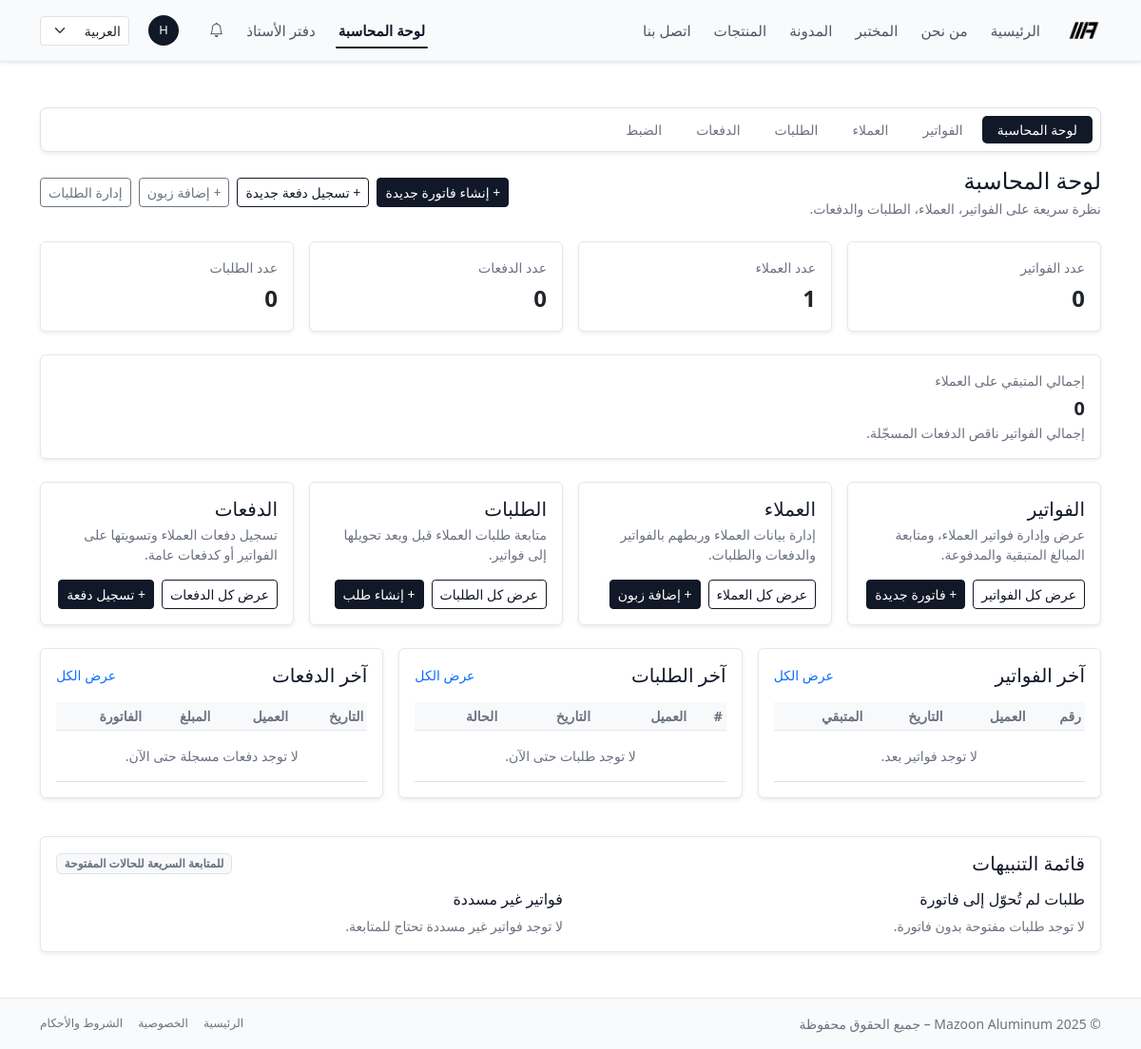
Page /ar/accounting/ (signed in) on the earlier database version.
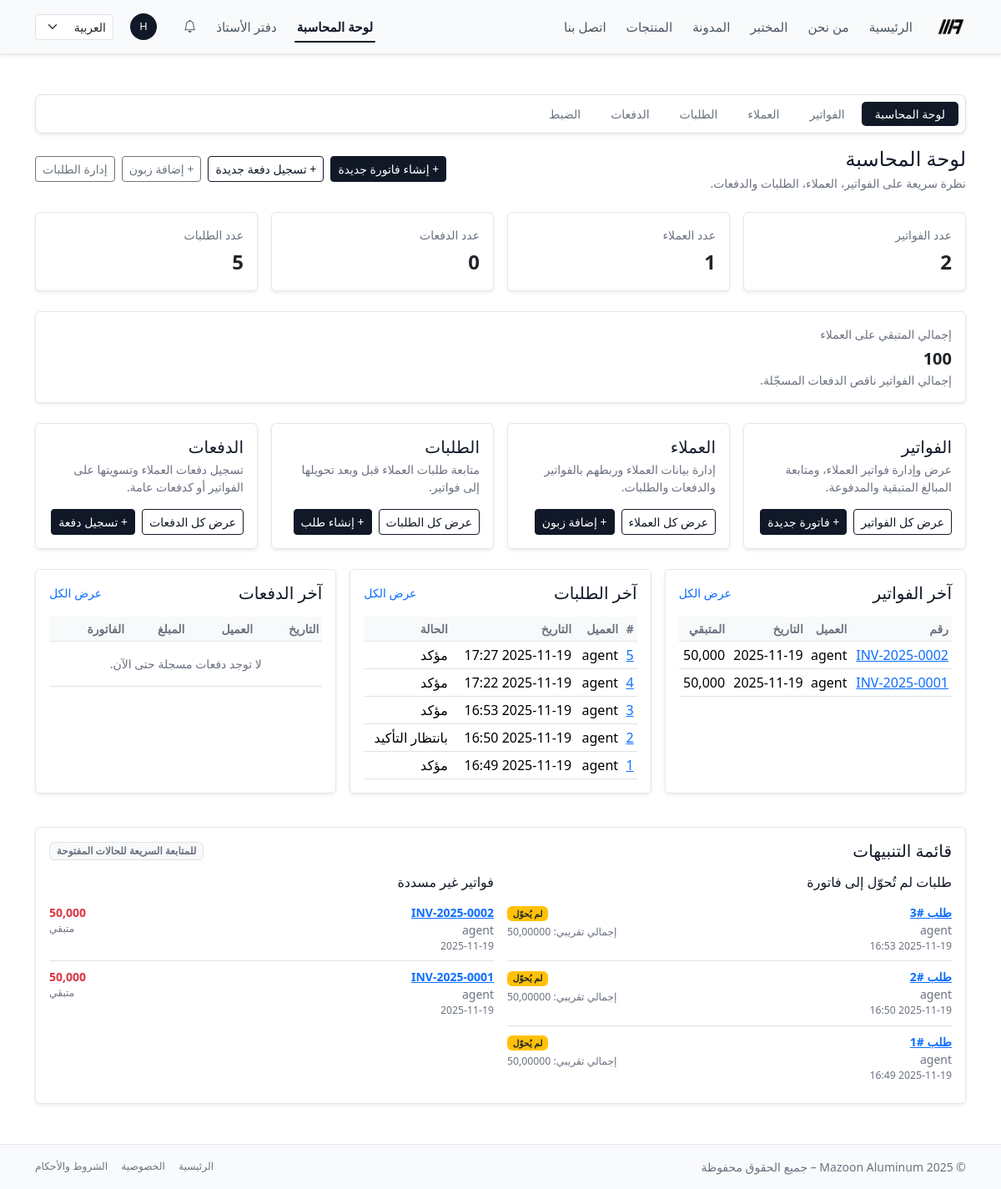
Same page on the later database version.
### accounting/models.py (models this page shows, shortened)
class Invoice(models.Model):
    class Status(models.TextChoices):
        DRAFT = "draft", "Draft"
        SENT = "sent", "Sent"
        PARTIALLY_PAID = "partially_paid", "Partially Paid"
        PAID = "paid", "Paid"
        CANCELLED = "cancelled", "Cancelled"
    customer = models.ForeignKey(
        Customer,
        on_delete=models.PROTECT,
        related_name="invoices",
    )
    number = models.CharField(
        max_length=50,
        unique=True,
        blank=True,
        help_text="Human-readable invoice number, e.g. MAZ-2025-0001.",
    )
    issued_at = models.DateField(default=timezone.now)
    due_date = models.DateField(null=True, blank=True)
    description = models.TextField(blank=True)
    terms = models.TextField(
        blank=True,
        help_text="Terms and conditions shown on the invoice.",
    )
    total_amount = models.DecimalField(max_digits=12, decimal_places=3)
    paid_amount = models.DecimalField(
        max_digits=12,
        decimal_places=3,
        default=0,
        help_text="Cached sum of related payments for quick display.",
    )
    status = models.CharField(
        max_length=20,
        choices=Status.choices,
        default=Status.DRAFT,
    )
    ledger_entry = models.OneToOneField(
        "ledger.JournalEntry",
        null=True,
        blank=True,
        on_delete=models.SET_NULL,
        related_name="invoice",
        help_text="Linked ledger journal entry for this invoice, if posted.",
    )
    created_at = models.DateTimeField(auto_now_add=True)
    updated_at = models.DateTimeField(auto_now=True)
    class Meta:
        ordering = ("-issued_at", "-id")
        indexes = [
            models.Index(fields=["number"]),
            models.Index(fields=["status"]),
            models.Index(fields=["issued_at"]),
        ]
    @property
    def balance(self) -> Decimal:
        return self.total_amount - self.paid_amount

class Customer(models.Model):
    user = models.OneToOneField(
        settings.AUTH_USER_MODEL,
        on_delete=models.SET_NULL,
        null=True,
        blank=True,
        related_name="customer_profile",
        help_text="Optional: link to a Django user for customer access.",
    )
    name = models.CharField(max_length=255)
    phone = models.CharField(max_length=50, blank=True)
    email = models.EmailField(blank=True)
    company_name = models.CharField(max_length=255, blank=True)
    tax_number = models.CharField(
        max_length=50,
        blank=True,
        help_text="Optional: VAT / Tax ID if applicable.",
    )
    address = models.TextField(blank=True)
    created_at = models.DateTimeField(auto_now_add=True)
    class Meta:
        ordering = ("name", "id")

class Order(models.Model):
    STATUS_DRAFT = "draft"
    STATUS_PENDING = "pending"      # طلب أونلاين ينتظر تأكيد موظف
    STATUS_CONFIRMED = "confirmed"  # تم التأكيد
    STATUS_CANCELLED = "cancelled"
    STATUS_CHOICES = [
        (STATUS_DRAFT, "مسودة"),
        (STATUS_PENDING, "بانتظار التأكيد"),
        (STATUS_CONFIRMED, "مؤكد"),
        (STATUS_CANCELLED, "ملغي"),
    ]
    customer = models.ForeignKey(
        Customer,
        on_delete=models.PROTECT,
        related_name="orders",
        verbose_name="الزبون",
    )
    created_by = models.ForeignKey(
        settings.AUTH_USER_MODEL,
        on_delete=models.SET_NULL,
        null=True,
        blank=True,
        related_name="orders_created",
        verbose_name="تم إدخاله بواسطة",
    )
    invoice = models.OneToOneField(
        "Invoice",
        on_delete=models.SET_NULL,
        null=True,
        blank=True,
        related_name="order",
        verbose_name="الفاتورة الناتجة",
    )
    status = models.CharField(
        max_length=20,
        choices=STATUS_CHOICES,
        default=STATUS_PENDING,
    )
    is_online = models.BooleanField(
        default=False,
        help_text="صحيح إذا كان الطلب تم من بوابة الزبون.",
    )
    created_at = models.DateTimeField(auto_now_add=True)
    confirmed_by = models.ForeignKey(
        settings.AUTH_USER_MODEL,
        on_delete=models.PROTECT,
        null=True,
        blank=True,
        related_name="confirmed_orders",
        verbose_name="تم تأكيده بواسطة",
    )
    confirmed_at = models.DateTimeField(null=True, blank=True)
    notes = models.TextField(blank=True, verbose_name="ملاحظات داخلية")
    class Meta:
        ordering = ("-created_at", "id")
    @property
    def total_amount(self) -> Decimal:
        return sum((item.subtotal for item in self.items.all()), Decimal("0"))

class OrderItem(models.Model):
    order = models.ForeignKey(
        Order,
        on_delete=models.CASCADE,
        related_name="items",
        verbose_name="الطلب",
    )
    product = models.ForeignKey(
        "website.Product",
        on_delete=models.PROTECT,
        verbose_name="المنتج",
        null=True,
        blank=True,
    )
    description = models.CharField(
        max_length=255,
        blank=True,
        default="",
        verbose_name="الوصف",
    )
    quantity = models.DecimalField(max_digits=10, decimal_places=2, default=1)
    unit_price = models.DecimalField(max_digits=10, decimal_places=3)
    @property
    def subtotal(self) -> Decimal:
        return self.quantity * self.unit_price

### accounting/views.py (the view)
# urls.py: path("", views.AccountingDashboardView.as_view(), name="dashboard"),
@method_decorator(accounting_staff_required, name="dispatch")
class AccountingDashboardView(AccountingSectionMixin, TemplateView):
    section = "dashboard"
    template_name = "accounting/dashboard.html"
    def get_context_data(self, **kwargs):
        ctx = super().get_context_data(**kwargs)
        invoices = Invoice.objects.select_related("customer").all()
        customers = Customer.objects.all()
        payments = Payment.objects.select_related("customer", "invoice").all()
        orders = Order.objects.select_related("customer").all()
        total_amount = invoices.aggregate(s=Sum("total_amount"))["s"] or Decimal("0")
        total_paid = invoices.aggregate(s=Sum("paid_amount"))["s"] or Decimal("0")
        total_balance = total_amount - total_paid
        ctx["invoice_count"] = invoices.count()
        ctx["customer_count"] = customers.count()
        ctx["payment_count"] = payments.count()
        ctx["order_count"] = orders.count()
        ctx["total_amount"] = total_amount
        ctx["total_balance"] = total_balance
        ctx["recent_invoices"] = invoices.order_by("-issued_at", "-id")[:5]
        ctx["recent_payments"] = payments.order_by("-date", "-id")[:5]
        ctx["recent_orders"] = orders.order_by("-created_at", "-id")[:5]
        ctx["pending_orders"] = (
            orders
            .filter(invoice__isnull=True)
            .order_by("-created_at", "-id")[:5]
        )
        ctx["unpaid_invoices"] = (
            invoices
            .exclude(status=Invoice.Status.PAID)
            .exclude(status=Invoice.Status.CANCELLED)
            .filter(total_amount__gt=F("paid_amount"))
            .order_by("-issued_at", "-id")[:5]
        )
        return ctx

### templates/accounting/dashboard.html (shortened to what the changed rows need)
{% extends "base.html" %}
{% load i18n %}
{% block content %}
<div class="py-4">
  <div class="d-flex flex-wrap justify-content-between align-items-center mb-4 gap-2">
    <div>
      <h1 class="h4 mb-1">
        {% trans "لوحة المحاسبة" %}
      </h1>
    </div>
  </div>
  <div class="row g-3 mb-4">
    <div class="col-md-3 col-sm-6">
      <div class="card h-100 border-0 shadow-sm">
        <div class="card-body">
          <div class="text-muted text-uppercase small mb-1">
            {% trans "عدد الفواتير" %}
          </div>
          <div class="fs-4 fw-semibold">{{ invoice_count }}</div>
        </div>
      </div>
    </div>
    <div class="col-md-3 col-sm-6">
      <div class="card h-100 border-0 shadow-sm">
        <div class="card-body">
          <div class="text-muted text-uppercase small mb-1">
            {% trans "عدد الطلبات" %}
          </div>
          <div class="fs-4 fw-semibold">{{ order_count }}</div>
        </div>
      </div>
    </div>
  </div>
  <div class="row mb-4">
    <div class="col-12">
      <div class="card border-0 shadow-sm">
        <div class="card-body d-flex flex-wrap justify-content-between align-items-center gap-2">
          <div>
            <div class="text-muted small mb-1">
              {% trans "إجمالي المتبقي على العملاء" %}
            </div>
            <div class="fs-5 fw-bold text-nowrap">
              {{ total_balance }}
            </div>
            <div class="text-muted small">
              {% trans "إجمالي الفواتير ناقص الدفعات المسجّلة." %}
            </div>
          </div>
        </div>
      </div>
    </div>
  </div>
  <div class="row g-3">
    <div class="col-md-4">
      <div class="card h-100 border-0 shadow-sm">
        <div class="card-body">
          <div class="table-responsive">
            <table class="table table-sm align-middle mb-0">
              <thead class="table-light">
                <tr>
                  <th class="small text-muted">{% trans "رقم" %}</th>
                  <th class="small text-muted">{% trans "العميل" %}</th>
                  <th class="small text-muted">{% trans "التاريخ" %}</th>
                  <th class="small text-muted">{% trans "المتبقي" %}</th>
                </tr>
              </thead>
              <tbody>
                {% for inv in recent_invoices %}
                  <tr>
                    <td class="text-nowrap">
                      <a href="{% url 'accounting:invoice_detail' number=inv.number %}">
                        {{ inv.number }}
                      </a>
                    </td>
                    <td>
                      {{ inv.customer.name }}
                    </td>
                    <td class="text-nowrap">
                      {{ inv.issued_at|date:"Y-m-d" }}
                    </td>
                    <td class="text-nowrap">
                      {{ inv.balance }}
                    </td>
                  </tr>
                {% empty %}
                  <tr>
                    <td colspan="4" class="text-muted text-center small py-3">
                      {% trans "لا توجد فواتير بعد." %}
                    </td>
                  </tr>
                {% endfor %}
              </tbody>
            </table>
          </div>
        </div>
      </div>
    </div>
    <div class="col-md-4">
      <div class="card h-100 border-0 shadow-sm">
        <div class="card-body">
          <div class="table-responsive">
            <table class="table table-sm align-middle mb-0">
              <thead class="table-light">
                <tr>
                  <th class="small text-muted">#</th>
                  <th class="small text-muted">{% trans "العميل" %}</th>
                  <th class="small text-muted">{% trans "التاريخ" %}</th>
                  <th class="small text-muted">{% trans "الحالة" %}</th>
                </tr>
              </thead>
              <tbody>
                {% for order in recent_orders %}
                  <tr>
                    <td class="text-nowrap">
                      <a href="{% url 'accounting:order_detail' pk=order.pk %}">
                        {{ order.id }}
                      </a>
                    </td>
                    <td>{{ order.customer.name }}</td>
                    <td class="text-nowrap">{{ order.created_at|date:"Y-m-d H:i" }}</td>
                    <td>
                      {{ order.get_status_display }}
                    </td>
                  </tr>
                {% empty %}
                  <tr>
                    <td colspan="4" class="text-muted text-center small py-3">
                      {% trans "لا توجد طلبات حتى الآن." %}
                    </td>
                  </tr>
                {% endfor %}
              </tbody>
            </table>
          </div>
        </div>
      </div>
    </div>
    <div class="col-md-4">
      <div class="card h-100 border-0 shadow-sm">
        <div class="card-body">
          <div class="table-responsive">
            <table class="table table-sm align-middle mb-0">
              <thead class="table-light">
                <tr>
                  <th class="small text-muted">{% trans "التاريخ" %}</th>
                  <th class="small text-muted">{% trans "العميل" %}</th>
                  <th class="small text-muted">{% trans "المبلغ" %}</th>
                  <th class="small text-muted">{% trans "الفاتورة" %}</th>
                </tr>
              </thead>
            </table>
          </div>
        </div>
      </div>
    </div>
  </div>
  <div class="row g-3 mt-4">
    <div class="col-12">
      <div class="card border-0 shadow-sm">
        <div class="card-body">
          <div class="row g-3">
            <div class="col-md-6">
              <h6 class="mb-2">
                {% trans "طلبات لم تُحوّل إلى فاتورة" %}
              </h6>
              {% if pending_orders %}
                <ul class="list-group list-group-flush small">
                  {% for order in pending_orders %}
                    <li class="list-group-item d-flex justify-content-between align-items-start px-0">
                      <div>
                        <div class="fw-semibold">
                          <a href="{% url 'accounting:order_detail' pk=order.pk %}">
                          </a>
                        </div>
                        <div class="text-muted">
                          {{ order.customer.name }}
                        </div>
                        <div class="text-muted small">
                          {{ order.created_at|date:"Y-m-d H:i" }}
                        </div>
                      </div>
                      <div class="text-end">
                        <span class="badge bg-warning text-dark mb-1">
                          {% trans "لم يُحوّل" %}
                        </span>
                        {% if order.total_amount %}
                          <div class="small text-muted">
                            {% trans "إجمالي تقريبي" %}: {{ order.total_amount }}
                          </div>
                        {% endif %}
                      </div>
                    </li>
                  {% endfor %}
                </ul>
              {% else %}
                <p class="text-muted small mb-0">
                  {% trans "لا توجد طلبات مفتوحة بدون فاتورة." %}
                </p>
              {% endif %}
            </div>
            <div class="col-md-6">
              <h6 class="mb-2">
                {% trans "فواتير غير مسددة" %}
              </h6>
              {% if unpaid_invoices %}
                <ul class="list-group list-group-flush small">
                  {% for inv in unpaid_invoices %}
                    <li class="list-group-item d-flex justify-content-between align-items-start px-0">
                      <div>
                        <div class="fw-semibold">
                          <a href="{% url 'accounting:invoice_detail' number=inv.number %}">
                            {{ inv.number }}
                          </a>
                        </div>
                        <div class="text-muted">
                          {{ inv.customer.name }}
                        </div>
                        <div class="text-muted small">
                          {{ inv.issued_at|date:"Y-m-d" }}
                        </div>
                      </div>
                      <div class="text-end">
                        {% if inv.balance > 0 %}
                          <div class="fw-semibold text-danger">
                            {{ inv.balance }}
                          </div>
                          <div class="text-muted small">
                            {% trans "متبقي" %}
                          </div>
                        {% else %}
                          <span class="badge bg-warning text-dark">
                            {% trans "حالة غير مدفوعة" %}
                          </span>
                        {% endif %}
                      </div>
                    </li>
                  {% endfor %}
                </ul>
              {% else %}
                <p class="text-muted small mb-0">
                  {% trans "لا توجد فواتير غير مسددة تحتاج للمتابعة." %}
                </p>
              {% endif %}
            </div>
          </div>
        </div>
      </div>
    </div>
  </div>
</div>
{% endblock %}

Differences in the rows shown:
added Invoice: number "INV-2025-0002", customer.name "agent", issued_at "2025-11-19", balance "50,000"
added Invoice: number "INV-2025-0001", customer.name "agent", issued_at "2025-11-19", balance "50,000"
added Order: id "5", customer.name "agent", created_at "2025-11-19 17:27", status "مؤكد", shown under "آخر الطلبات"
added Order: id "4", customer.name "agent", created_at "2025-11-19 17:22", status "مؤكد", shown under "آخر الطلبات"
added Order: id "3", customer.name "agent", created_at "2025-11-19 16:53", status "مؤكد", total_amount "50,00000"
added Order: id "2", customer.name "agent", created_at "2025-11-19 16:50", status "بانتظار التأكيد", total_amount "50,00000"
added Order: id "1", customer.name "agent", created_at "2025-11-19 16:49", status "مؤكد", total_amount "50,00000"
Other differences:
{{ invoice_count }}: "0" → "2"
{{ order_count }}: "0" → "5"
{{ total_balance }}: "0" → "100"
text no longer shown: "لا توجد فواتير بعد. لا توجد طلبات حتى الآن. لا توجد طلبات مفتوحة بدون فاتورة. لا توجد فواتير غير مسددة تحتاج للمتابعة."
